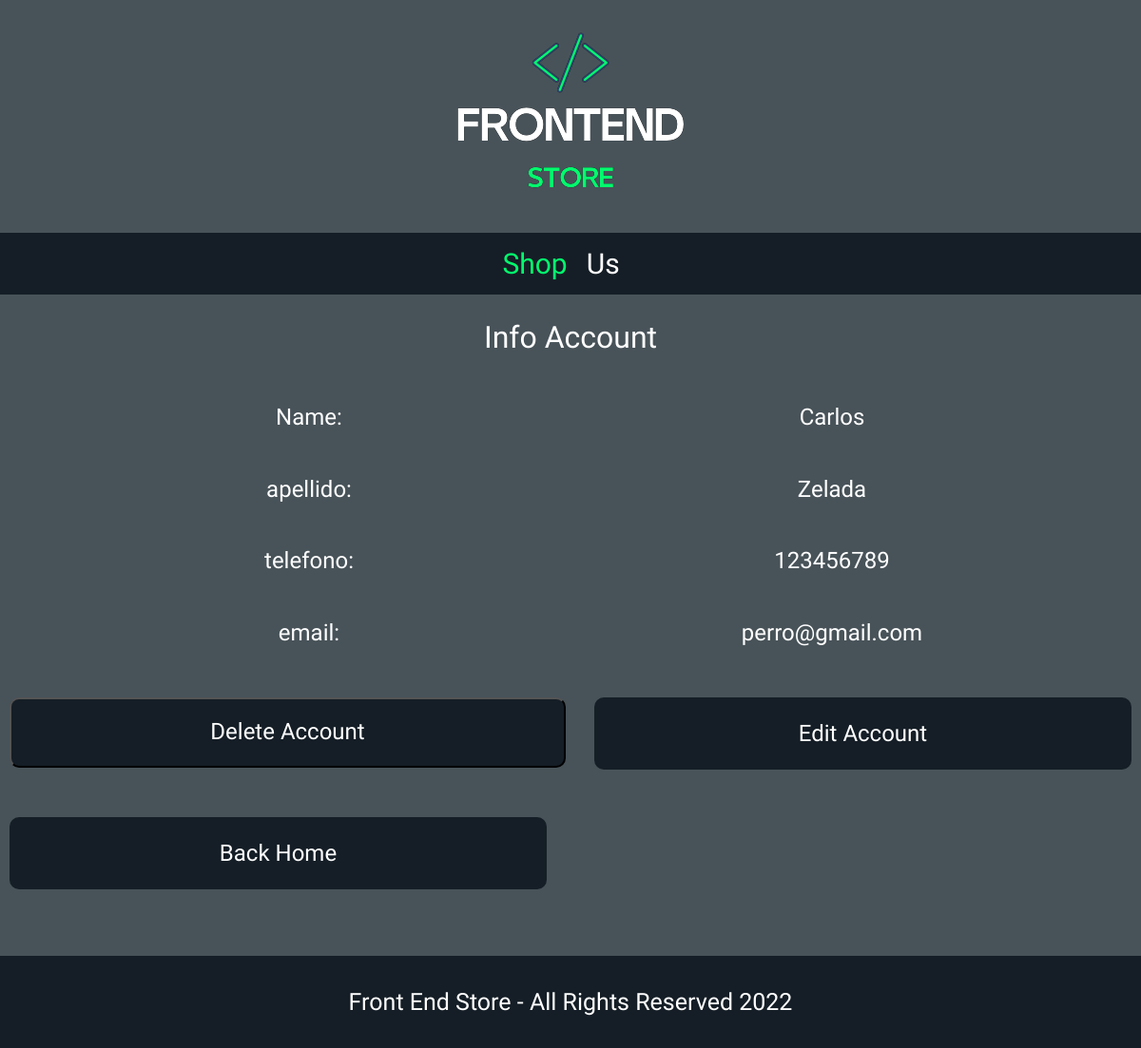
/account.php (signed in), run on the app's committed database.
### tables this page shows
CREATE TABLE `usuarios` (
  `id` int(11) NOT NULL,
  `nombre` varchar(128) NOT NULL,
  `apellido` varchar(128) NOT NULL,
  `telefono` varchar(9) NOT NULL,
  `email` varchar(255) NOT NULL,
  `clave_hash` varchar(255) NOT NULL
);

### account.php (the view, shortened to what this page needs)
<?php
require "db.php";
$sql = "SELECT id, nombre, apellido, email, telefono FROM usuarios WHERE id = {$_SESSION['usuarios_id']}";
$resultado = $mysqli->query($sql);
$fila = $resultado->fetch_assoc();
?>
<!DOCTYPE html>
<html lang="en">
<head>
    <link rel="stylesheet" href="css/style.css">
    <link rel="stylesheet" href="css/normalize.css">
    <link rel="stylesheet" href="https://cdnjs.cloudflare.com/ajax/libs/animate.css/4.1.1/animate.min.css"/>
</head>
<body>
    <header class="header animate__animated animate__slideInDown animate__delay-0.5s">
        <section>
            <a href="index_session.php">
                <img class="header__logo" src="img/f2.png" alt="Logotipo">
            </a>
        </section>
    </header>
    <nav class="navegacion animate__animated animate__fadeIn animate__delay-0.5s">
        <a class="navegacion__enlace navegacion__enlace--activo" href="index_session.php">Shop</a>
        <a class="navegacion__enlace" href="Nosotros_success.php">Us</a>
    </nav>
    <main>
        <h1 class="texto_carro">Info Account</h2>
        <div class="dos_columnas animate__animated animate__fadeInUp animate__delay-0.5s">
        <h2 class="texto_carro">Name:   </h3>
        <h2 class="texto_carro"><?= htmlspecialchars($fila['nombre'])?></h3>
        <h2 class="texto_carro">apellido:   </h3>
        <h2 class="texto_carro"><?= htmlspecialchars($fila['apellido'])?></h3>
        <h2 class="texto_carro">telefono:   </h3>
        <h2 class="texto_carro"><?= htmlspecialchars($fila['telefono'])?></h3>
        <h2 class="texto_carro">email:   </h3>
        <h2 class="texto_carro"><?= htmlspecialchars($fila['email'])?></h3>
        </div>
        <div class="separar"></div>
        <div class="grid animate__animated animate__fadeInUp animate__delay-0.5s">
            <form method="post">
            <button type="submit" class="btn_cerrar w-sm-100" name="deletea" value="<?= $fila['id'];?>"><h2 class="texto_carro">Delete Account</h2></button>
            </form>
            <a class="btn_cerrar" href="edit.php"><h2 class="texto_carro">Edit Account</h2></a>
            <a class="btn_cerrar" href="index_session.php"><h2 class="texto_carro">Back Home</h2></a>
            </div>
            <div class="separar"></div>
            <div class="separar"></div>
    </main>
    <div class="separar"></div>
    <footer class="footer animate__animated animate__fadeInUp animate__delay-1s">
        <p class="footer__texto">Front End Store - All Rights Reserved 2022</p>
    </footer>
</body>
</html>

### css/style.css (style rules this page uses)
:root { --primario: #485359; --primarioOscuro: #151E26; --secundario: #03FA6E; --secundarioOscuro: #00030D; --blanco: #fff; --negro: #000; --fuenteprincipal: 'Staatliches', cursive; }
html { box-sizing: border-box; font-size: 62.5%; }
*, *:before, *:after { box-sizing: inherit; }
body { background-color: var(--primario); font-size: 1.6rem; line-height: 1.5; }
p { font-size: 1.8rem; font-family: Arial, Helvetica, sans-serif; color: var(--blanco); }
a { text-align: center; text-decoration: none; }
h1, h2, h3 { text-align: center; color: var(--secundario); font-family: var(--fuenteprincipal); }
.header { display: flex; justify-content: center; }
.header__logo { margin: 3rem 0; }
.footer { background-color: var(--primarioOscuro); padding: .5rem 0; text-align: center; }
.footer__texto { font-family: var(--fuenteprincipal); font-size: 2.5rem; }
.navegacion { background-color: var(--primarioOscuro); padding: 1rem 0; display: flex; justify-content: center; align-items: center; }
.navegacion__enlace { font-family: var(--fuenteprincipal); color: var(--blanco); font-size: 3rem; margin-right: 2rem; transition: all 0.5s ease; }
.navegacion__enlace--activo, .navegacion__enlace:hover { color: var(--secundario); }
.grid { display: grid; gap: 3rem; }
@media (min-width: 480px) { .grid { display: grid; } }
@media (min-width: 790px) { .grid { display: grid; grid-template-columns: repeat(2, 1fr); } }
@media (min-width: 950px) { .dos_columnas { display: grid; grid-template-columns: repeat(2, 1fr); padding-left: 5rem; padding-right: 5rem; align-items: center; justify-content: center; text-align: center; } }
.w-sm-100 { width: 100%; }
.texto_carro { color: var(--blanco); font-weight: lighter; }
.separar { padding: 1rem; }
.btn_cerrar { margin: 1rem; background-color: var(--primarioOscuro); border-radius: 1rem; padding: none; padding-left: 2rem; padding-right: 2rem; transition: all 1s ease; }

### data on the page
usuarios: nombre "Carlos", apellido "Zelada", telefono "123456789", email "perro@gmail.com"
